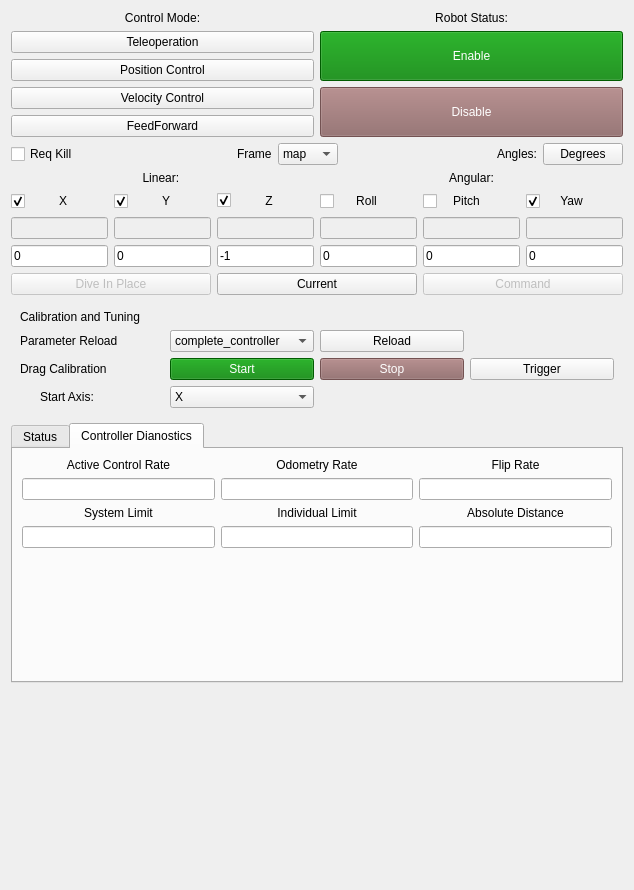
<?xml version="1.0" encoding="UTF-8"?>
<ui version="4.0">
 <class>ControlPanel</class>
 <widget class="QWidget" name="ControlPanel">
  <property name="enabled">
   <bool>true</bool>
  </property>
  <property name="geometry">
   <rect>
    <x>0</x>
    <y>0</y>
    <width>634</width>
    <height>890</height>
   </rect>
  </property>
  <property name="windowTitle">
   <string>Form</string>
  </property>
  <layout class="QVBoxLayout" name="verticalLayout_3">
   <item>
    <layout class="QVBoxLayout" name="layout">
     <item>
      <layout class="QGridLayout" name="control">
       <item row="1" column="0">
        <layout class="QVBoxLayout" name="verticalLayout_2">
         <item>
          <widget class="QPushButton" name="ctrlModeTele">
           <property name="styleSheet">
            <string notr="true">QPushButton:!enabled{background-color: #A3C1DA; font-weight: bold; color: black; border-color: black;}</string>
           </property>
           <property name="text">
            <string>Teleoperation</string>
           </property>
          </widget>
         </item>
         <item>
          <widget class="QPushButton" name="ctrlModePos">
           <property name="enabled">
            <bool>true</bool>
           </property>
           <property name="styleSheet">
            <string notr="true">QPushButton:!enabled{background-color: #A3C1DA; font-weight: bold; color: black; border-color: black;}</string>
           </property>
           <property name="text">
            <string>Position Control</string>
           </property>
          </widget>
         </item>
         <item>
          <widget class="QPushButton" name="ctrlModeVel">
           <property name="styleSheet">
            <string notr="true">QPushButton:!enabled{background-color: #A3C1DA; font-weight: bold; color: black; border-color: black;}</string>
           </property>
           <property name="text">
            <string>Velocity Control</string>
           </property>
          </widget>
         </item>
         <item>
          <widget class="QPushButton" name="ctrlModeFFD">
           <property name="enabled">
            <bool>true</bool>
           </property>
           <property name="styleSheet">
            <string notr="true">QPushButton:!enabled{background-color: #A3C1DA; font-weight: bold; color: black; border-color: black;}</string>
           </property>
           <property name="text">
            <string>FeedForward</string>
           </property>
          </widget>
         </item>
        </layout>
       </item>
       <item row="1" column="1">
        <layout class="QVBoxLayout" name="verticalLayout">
         <item>
          <widget class="QPushButton" name="ctrlEnable">
           <property name="enabled">
            <bool>true</bool>
           </property>
           <property name="sizePolicy">
            <sizepolicy hsizetype="Minimum" vsizetype="Expanding">
             <horstretch>0</horstretch>
             <verstretch>0</verstretch>
            </sizepolicy>
           </property>
           <property name="styleSheet">
            <string notr="true">QPushButton {color: white; background: green;}
QPushButton:!enabled{color: white; background: rgb(100, 130, 110);}</string>
           </property>
           <property name="text">
            <string>Enable</string>
           </property>
          </widget>
         </item>
         <item>
          <widget class="QPushButton" name="ctrlDisable">
           <property name="enabled">
            <bool>false</bool>
           </property>
           <property name="sizePolicy">
            <sizepolicy hsizetype="Minimum" vsizetype="Expanding">
             <horstretch>0</horstretch>
             <verstretch>0</verstretch>
            </sizepolicy>
           </property>
           <property name="styleSheet">
            <string notr="true">QPushButton {color: white; background:red;}

QPushButton:!enabled{color:white; background: rgb(140, 100, 100)}</string>
           </property>
           <property name="text">
            <string>Disable</string>
           </property>
          </widget>
         </item>
        </layout>
       </item>
       <item row="0" column="0">
        <widget class="QLabel" name="label">
         <property name="text">
          <string>Control Mode:</string>
         </property>
         <property name="alignment">
          <set>Qt::AlignCenter</set>
         </property>
        </widget>
       </item>
       <item row="0" column="1">
        <widget class="QLabel" name="label_2">
         <property name="text">
          <string>Robot Status:</string>
         </property>
         <property name="alignment">
          <set>Qt::AlignCenter</set>
         </property>
        </widget>
       </item>
      </layout>
     </item>
     <item>
      <layout class="QHBoxLayout" name="horizontalLayout_3">
       <item>
        <widget class="QCheckBox" name="ctrlRequireKill">
         <property name="text">
          <string>Req Kill</string>
         </property>
        </widget>
       </item>
       <item>
        <spacer name="horizontalSpacer">
         <property name="orientation">
          <enum>Qt::Horizontal</enum>
         </property>
         <property name="sizeHint" stdset="0">
          <size>
           <width>40</width>
           <height>20</height>
          </size>
         </property>
        </spacer>
       </item>
       <item>
        <widget class="QLabel" name="label_11">
         <property name="text">
          <string>Frame</string>
         </property>
        </widget>
       </item>
       <item>
        <widget class="QComboBox" name="ctrlFrame">
         <property name="currentText">
          <string>map</string>
         </property>
         <item>
          <property name="text">
           <string>map</string>
          </property>
         </item>
         <item>
          <property name="text">
           <string>world</string>
          </property>
         </item>
        </widget>
       </item>
       <item>
        <spacer name="horizontalSpacer_9">
         <property name="orientation">
          <enum>Qt::Horizontal</enum>
         </property>
         <property name="sizeHint" stdset="0">
          <size>
           <width>40</width>
           <height>20</height>
          </size>
         </property>
        </spacer>
       </item>
       <item>
        <widget class="QLabel" name="label_3">
         <property name="text">
          <string>Angles:</string>
         </property>
        </widget>
       </item>
       <item>
        <widget class="QPushButton" name="ctrlDegOrRad">
         <property name="text">
          <string>Degrees</string>
         </property>
        </widget>
       </item>
      </layout>
     </item>
     <item>
      <layout class="QVBoxLayout" name="command">
       <item>
        <layout class="QHBoxLayout" name="horizontalLayout">
         <item>
          <widget class="QLabel" name="label_6">
           <property name="text">
            <string>Linear: </string>
           </property>
           <property name="alignment">
            <set>Qt::AlignBottom|Qt::AlignHCenter</set>
           </property>
          </widget>
         </item>
         <item>
          <widget class="QLabel" name="label_7">
           <property name="text">
            <string>Angular:</string>
           </property>
           <property name="alignment">
            <set>Qt::AlignBottom|Qt::AlignHCenter</set>
           </property>
          </widget>
         </item>
        </layout>
       </item>
       <item>
        <layout class="QGridLayout" name="gridLayout_2">
         <item row="2" column="1">
          <widget class="QLineEdit" name="cmdCurrY">
           <property name="enabled">
            <bool>false</bool>
           </property>
           <property name="styleSheet">
            <string notr="true">QLineEdit:!enabled{color: black;};</string>
           </property>
           <property name="text">
            <string/>
           </property>
          </widget>
         </item>
         <item row="3" column="5">
          <widget class="QLineEdit" name="cmdReqYaw">
           <property name="text">
            <string>0</string>
           </property>
          </widget>
         </item>
         <item row="3" column="2">
          <widget class="QLineEdit" name="cmdReqZ">
           <property name="text">
            <string>-1</string>
           </property>
          </widget>
         </item>
         <item row="2" column="2">
          <widget class="QLineEdit" name="cmdCurrZ">
           <property name="enabled">
            <bool>false</bool>
           </property>
           <property name="styleSheet">
            <string notr="true">QLineEdit:!enabled{color: black;};</string>
           </property>
           <property name="text">
            <string/>
           </property>
          </widget>
         </item>
         <item row="0" column="1">
          <layout class="QHBoxLayout" name="horizontalLayout_7">
           <item>
            <widget class="QCheckBox" name="cmdCopyCurrY">
             <property name="sizePolicy">
              <sizepolicy hsizetype="Expanding" vsizetype="Expanding">
               <horstretch>0</horstretch>
               <verstretch>0</verstretch>
              </sizepolicy>
             </property>
             <property name="toolTip">
              <string>Copy Current Value</string>
             </property>
             <property name="text">
              <string/>
             </property>
             <property name="checked">
              <bool>true</bool>
             </property>
            </widget>
           </item>
           <item>
            <widget class="QLabel" name="label_15">
             <property name="text">
              <string>Y</string>
             </property>
             <property name="alignment">
              <set>Qt::AlignCenter</set>
             </property>
            </widget>
           </item>
           <item>
            <spacer name="horizontalSpacer_4">
             <property name="orientation">
              <enum>Qt::Horizontal</enum>
             </property>
             <property name="sizeHint" stdset="0">
              <size>
               <width>40</width>
               <height>20</height>
              </size>
             </property>
            </spacer>
           </item>
          </layout>
         </item>
         <item row="2" column="4">
          <widget class="QLineEdit" name="cmdCurrP">
           <property name="enabled">
            <bool>false</bool>
           </property>
           <property name="styleSheet">
            <string notr="true">QLineEdit:!enabled{color: black;};</string>
           </property>
           <property name="text">
            <string/>
           </property>
          </widget>
         </item>
         <item row="3" column="3">
          <widget class="QLineEdit" name="cmdReqR">
           <property name="text">
            <string>0</string>
           </property>
          </widget>
         </item>
         <item row="3" column="4">
          <widget class="QLineEdit" name="cmdReqP">
           <property name="text">
            <string>0</string>
           </property>
          </widget>
         </item>
         <item row="3" column="1">
          <widget class="QLineEdit" name="cmdReqY">
           <property name="text">
            <string>0</string>
           </property>
          </widget>
         </item>
         <item row="0" column="0">
          <layout class="QHBoxLayout" name="horizontalLayout_6">
           <item>
            <widget class="QCheckBox" name="cmdCopyCurrX">
             <property name="sizePolicy">
              <sizepolicy hsizetype="Expanding" vsizetype="Expanding">
               <horstretch>0</horstretch>
               <verstretch>0</verstretch>
              </sizepolicy>
             </property>
             <property name="toolTip">
              <string>Copy Current Value</string>
             </property>
             <property name="text">
              <string/>
             </property>
             <property name="checked">
              <bool>true</bool>
             </property>
            </widget>
           </item>
           <item>
            <widget class="QLabel" name="label_14">
             <property name="text">
              <string>X</string>
             </property>
             <property name="alignment">
              <set>Qt::AlignCenter</set>
             </property>
            </widget>
           </item>
           <item>
            <spacer name="horizontalSpacer_3">
             <property name="orientation">
              <enum>Qt::Horizontal</enum>
             </property>
             <property name="sizeType">
              <enum>QSizePolicy::Expanding</enum>
             </property>
             <property name="sizeHint" stdset="0">
              <size>
               <width>40</width>
               <height>20</height>
              </size>
             </property>
            </spacer>
           </item>
          </layout>
         </item>
         <item row="3" column="0">
          <widget class="QLineEdit" name="cmdReqX">
           <property name="text">
            <string>0</string>
           </property>
          </widget>
         </item>
         <item row="2" column="3">
          <widget class="QLineEdit" name="cmdCurrR">
           <property name="enabled">
            <bool>false</bool>
           </property>
           <property name="styleSheet">
            <string notr="true">QLineEdit:!enabled{color: black;};</string>
           </property>
           <property name="text">
            <string/>
           </property>
          </widget>
         </item>
         <item row="2" column="0">
          <widget class="QLineEdit" name="cmdCurrX">
           <property name="enabled">
            <bool>false</bool>
           </property>
           <property name="styleSheet">
            <string notr="true">QLineEdit:!enabled{color: black;};</string>
           </property>
           <property name="text">
            <string/>
           </property>
          </widget>
         </item>
         <item row="0" column="3">
          <layout class="QHBoxLayout" name="horizontalLayout_10">
           <item>
            <widget class="QCheckBox" name="cmdCopyCurrRoll">
             <property name="sizePolicy">
              <sizepolicy hsizetype="Expanding" vsizetype="Expanding">
               <horstretch>0</horstretch>
               <verstretch>0</verstretch>
              </sizepolicy>
             </property>
             <property name="toolTip">
              <string>Copy Current Value</string>
             </property>
             <property name="text">
              <string/>
             </property>
             <property name="checked">
              <bool>false</bool>
             </property>
            </widget>
           </item>
           <item>
            <widget class="QLabel" name="label_17">
             <property name="text">
              <string>Roll</string>
             </property>
             <property name="alignment">
              <set>Qt::AlignCenter</set>
             </property>
            </widget>
           </item>
           <item>
            <spacer name="horizontalSpacer_6">
             <property name="orientation">
              <enum>Qt::Horizontal</enum>
             </property>
             <property name="sizeHint" stdset="0">
              <size>
               <width>40</width>
               <height>20</height>
              </size>
             </property>
            </spacer>
           </item>
          </layout>
         </item>
         <item row="0" column="2">
          <layout class="QHBoxLayout" name="horizontalLayout_9">
           <item>
            <widget class="QCheckBox" name="cmdCopyCurrZ">
             <property name="sizePolicy">
              <sizepolicy hsizetype="Expanding" vsizetype="Fixed">
               <horstretch>0</horstretch>
               <verstretch>0</verstretch>
              </sizepolicy>
             </property>
             <property name="toolTip">
              <string>Copy Current Value</string>
             </property>
             <property name="text">
              <string/>
             </property>
             <property name="checked">
              <bool>true</bool>
             </property>
            </widget>
           </item>
           <item>
            <widget class="QLabel" name="label_16">
             <property name="text">
              <string>Z</string>
             </property>
             <property name="alignment">
              <set>Qt::AlignCenter</set>
             </property>
            </widget>
           </item>
           <item>
            <spacer name="horizontalSpacer_5">
             <property name="orientation">
              <enum>Qt::Horizontal</enum>
             </property>
             <property name="sizeHint" stdset="0">
              <size>
               <width>40</width>
               <height>20</height>
              </size>
             </property>
            </spacer>
           </item>
          </layout>
         </item>
         <item row="2" column="5">
          <widget class="QLineEdit" name="cmdCurrYaw">
           <property name="enabled">
            <bool>false</bool>
           </property>
           <property name="styleSheet">
            <string notr="true">QLineEdit:!enabled{color: black;};</string>
           </property>
           <property name="text">
            <string/>
           </property>
          </widget>
         </item>
         <item row="0" column="4">
          <layout class="QHBoxLayout" name="horizontalLayout_11">
           <item>
            <widget class="QCheckBox" name="cmdCopyCurrPitch">
             <property name="sizePolicy">
              <sizepolicy hsizetype="Expanding" vsizetype="Expanding">
               <horstretch>0</horstretch>
               <verstretch>0</verstretch>
              </sizepolicy>
             </property>
             <property name="toolTip">
              <string>Copy Current Value</string>
             </property>
             <property name="text">
              <string/>
             </property>
            </widget>
           </item>
           <item>
            <widget class="QLabel" name="label_18">
             <property name="text">
              <string>Pitch</string>
             </property>
             <property name="alignment">
              <set>Qt::AlignCenter</set>
             </property>
            </widget>
           </item>
           <item>
            <spacer name="horizontalSpacer_7">
             <property name="orientation">
              <enum>Qt::Horizontal</enum>
             </property>
             <property name="sizeHint" stdset="0">
              <size>
               <width>40</width>
               <height>20</height>
              </size>
             </property>
            </spacer>
           </item>
          </layout>
         </item>
         <item row="0" column="5">
          <layout class="QHBoxLayout" name="horizontalLayout_12">
           <item>
            <widget class="QCheckBox" name="cmdCopyCurrYaw">
             <property name="sizePolicy">
              <sizepolicy hsizetype="Expanding" vsizetype="Expanding">
               <horstretch>0</horstretch>
               <verstretch>0</verstretch>
              </sizepolicy>
             </property>
             <property name="toolTip">
              <string>Copy Current Value</string>
             </property>
             <property name="text">
              <string/>
             </property>
             <property name="checked">
              <bool>true</bool>
             </property>
            </widget>
           </item>
           <item>
            <widget class="QLabel" name="label_19">
             <property name="text">
              <string>Yaw</string>
             </property>
             <property name="alignment">
              <set>Qt::AlignCenter</set>
             </property>
            </widget>
           </item>
           <item>
            <spacer name="horizontalSpacer_8">
             <property name="orientation">
              <enum>Qt::Horizontal</enum>
             </property>
             <property name="sizeHint" stdset="0">
              <size>
               <width>40</width>
               <height>20</height>
              </size>
             </property>
            </spacer>
           </item>
          </layout>
         </item>
        </layout>
       </item>
       <item>
        <layout class="QHBoxLayout" name="horizontalLayout_2">
         <item>
          <widget class="QPushButton" name="ctrlDiveInPlace">
           <property name="enabled">
            <bool>false</bool>
           </property>
           <property name="text">
            <string>Dive In Place</string>
           </property>
          </widget>
         </item>
         <item>
          <widget class="QPushButton" name="ctrlFwdCurrent">
           <property name="enabled">
            <bool>true</bool>
           </property>
           <property name="text">
            <string>Current</string>
           </property>
          </widget>
         </item>
         <item>
          <widget class="QPushButton" name="CtrlSendCmd">
           <property name="enabled">
            <bool>false</bool>
           </property>
           <property name="styleSheet">
            <string notr="true"/>
           </property>
           <property name="text">
            <string>Command</string>
           </property>
          </widget>
         </item>
        </layout>
       </item>
      </layout>
     </item>
    </layout>
   </item>
   <item>
    <widget class="QWidget" name="widget" native="true">
     <layout class="QGridLayout" name="gridLayout">
      <item row="2" column="0">
       <widget class="QLabel" name="label_5">
        <property name="text">
         <string>Drag Calibration</string>
        </property>
       </widget>
      </item>
      <item row="2" column="3">
       <widget class="QPushButton" name="dragTrigger">
        <property name="text">
         <string>Trigger</string>
        </property>
       </widget>
      </item>
      <item row="5" column="1">
       <widget class="QComboBox" name="dragCalStartAxis">
        <item>
         <property name="text">
          <string>X</string>
         </property>
        </item>
        <item>
         <property name="text">
          <string>Y</string>
         </property>
        </item>
        <item>
         <property name="text">
          <string>Z</string>
         </property>
        </item>
        <item>
         <property name="text">
          <string>Roll</string>
         </property>
        </item>
        <item>
         <property name="text">
          <string>Pitch</string>
         </property>
        </item>
        <item>
         <property name="text">
          <string>Yaw</string>
         </property>
        </item>
       </widget>
      </item>
      <item row="0" column="0">
       <widget class="QLabel" name="label_4">
        <property name="text">
         <string>Calibration and Tuning</string>
        </property>
       </widget>
      </item>
      <item row="1" column="1">
       <widget class="QPushButton" name="reloadSolver">
        <property name="text">
         <string>Reload Solver</string>
        </property>
       </widget>
      </item>
      <item row="2" column="2">
       <widget class="QPushButton" name="dragStop">
        <property name="enabled">
         <bool>false</bool>
        </property>
        <property name="styleSheet">
         <string notr="true">QPushButton {color: white; background:red;}

QPushButton:!enabled{color:white; background: rgb(140, 100, 100)}</string>
        </property>
        <property name="text">
         <string>Stop</string>
        </property>
       </widget>
      </item>
      <item row="2" column="1">
       <widget class="QPushButton" name="dragStart">
        <property name="styleSheet">
         <string notr="true">QPushButton {color: white; background: green;}
QPushButton:!enabled{color: white; background: rgb(100, 130, 110);}</string>
        </property>
        <property name="text">
         <string>Start</string>
        </property>
       </widget>
      </item>
      <item row="1" column="1">
       <widget class="QComboBox" name="reloadControllerSelect">
        <item>
         <property name="text">
          <string>complete_controller</string>
         </property>
        </item>
        <item>
         <property name="text">
          <string>smc</string>
         </property>
        </item>
        <item>
         <property name="text">
          <string>pid</string>
         </property>
        </item>
        <item>
         <property name="text">
          <string>thruster_solver</string>
         </property>
        </item>
       </widget>
      </item>
      <item row="5" column="0">
       <widget class="QLabel" name="label_9">
        <property name="text">
         <string>Start Axis:</string>
        </property>
        <property name="indent">
         <number>20</number>
        </property>
       </widget>
      </item>
      <item row="1" column="0">
       <widget class="QLabel" name="label_10">
        <property name="text">
         <string>Parameter Reload</string>
        </property>
       </widget>
      </item>
      <item row="1" column="2">
       <widget class="QPushButton" name="reloadActive">
        <property name="text">
         <string>Reload Active</string>
        </property>
       </widget>
      </item>
      <item row="1" column="2">
       <widget class="QPushButton" name="reloadController">
        <property name="text">
         <string>Reload</string>
        </property>
       </widget>
      </item>
     </layout>
    </widget>
   </item>
   <item>
    <widget class="QTabWidget" name="tabWidget">
     <property name="sizePolicy">
      <sizepolicy hsizetype="Expanding" vsizetype="Minimum">
       <horstretch>0</horstretch>
       <verstretch>0</verstretch>
      </sizepolicy>
     </property>
     <property name="currentIndex">
      <number>1</number>
     </property>
     <widget class="QWidget" name="Status">
      <attribute name="title">
       <string>Status</string>
      </attribute>
      <layout class="QGridLayout" name="gridLayout_3">
       <item row="1" column="0">
        <widget class="QTextBrowser" name="calStatus"/>
       </item>
       <item row="0" column="0">
        <widget class="QLabel" name="label_8">
         <property name="text">
          <string>Status:</string>
         </property>
        </widget>
       </item>
      </layout>
     </widget>
     <widget class="QWidget" name="ControllerDiagnostics">
      <property name="sizePolicy">
       <sizepolicy hsizetype="Preferred" vsizetype="Minimum">
        <horstretch>0</horstretch>
        <verstretch>0</verstretch>
       </sizepolicy>
      </property>
      <attribute name="title">
       <string>Controller Dianostics</string>
      </attribute>
      <layout class="QGridLayout" name="gridLayout_4">
       <item row="2" column="1">
        <widget class="QLineEdit" name="OdomDiagnostics">
         <property name="alignment">
          <set>Qt::AlignHCenter|Qt::AlignTop</set>
         </property>
        </widget>
       </item>
       <item row="4" column="1">
        <widget class="QLineEdit" name="ILDiagnostics">
         <property name="alignment">
          <set>Qt::AlignHCenter|Qt::AlignTop</set>
         </property>
        </widget>
       </item>
       <item row="3" column="1">
        <widget class="QLabel" name="label_21">
         <property name="sizePolicy">
          <sizepolicy hsizetype="Preferred" vsizetype="Minimum">
           <horstretch>0</horstretch>
           <verstretch>0</verstretch>
          </sizepolicy>
         </property>
         <property name="text">
          <string>Individual Limit</string>
         </property>
         <property name="alignment">
          <set>Qt::AlignCenter</set>
         </property>
        </widget>
       </item>
       <item row="2" column="0">
        <widget class="QLineEdit" name="ACDiagnostics">
         <property name="alignment">
          <set>Qt::AlignHCenter|Qt::AlignTop</set>
         </property>
        </widget>
       </item>
       <item row="5" column="2">
        <spacer name="verticalSpacer_4">
         <property name="orientation">
          <enum>Qt::Vertical</enum>
         </property>
         <property name="sizeHint" stdset="0">
          <size>
           <width>20</width>
           <height>40</height>
          </size>
         </property>
        </spacer>
       </item>
       <item row="0" column="1">
        <widget class="QLabel" name="label_13">
         <property name="sizePolicy">
          <sizepolicy hsizetype="Preferred" vsizetype="Minimum">
           <horstretch>0</horstretch>
           <verstretch>0</verstretch>
          </sizepolicy>
         </property>
         <property name="text">
          <string>Odometry Rate</string>
         </property>
         <property name="alignment">
          <set>Qt::AlignCenter</set>
         </property>
        </widget>
       </item>
       <item row="2" column="2">
        <widget class="QLineEdit" name="FlipDiagnostics">
         <property name="alignment">
          <set>Qt::AlignHCenter|Qt::AlignTop</set>
         </property>
        </widget>
       </item>
       <item row="4" column="0">
        <widget class="QLineEdit" name="SLDiagnostics">
         <property name="alignment">
          <set>Qt::AlignHCenter|Qt::AlignTop</set>
         </property>
        </widget>
       </item>
       <item row="5" column="0">
        <spacer name="verticalSpacer_2">
         <property name="orientation">
          <enum>Qt::Vertical</enum>
         </property>
         <property name="sizeHint" stdset="0">
          <size>
           <width>20</width>
           <height>40</height>
          </size>
         </property>
        </spacer>
       </item>
       <item row="5" column="1">
        <spacer name="verticalSpacer_3">
         <property name="orientation">
          <enum>Qt::Vertical</enum>
         </property>
         <property name="sizeHint" stdset="0">
          <size>
           <width>20</width>
           <height>40</height>
          </size>
         </property>
        </spacer>
       </item>
       <item row="3" column="0">
        <widget class="QLabel" name="label_20">
         <property name="sizePolicy">
          <sizepolicy hsizetype="Preferred" vsizetype="Minimum">
           <horstretch>0</horstretch>
           <verstretch>0</verstretch>
          </sizepolicy>
         </property>
         <property name="text">
          <string>System Limit</string>
         </property>
         <property name="alignment">
          <set>Qt::AlignCenter</set>
         </property>
        </widget>
       </item>
       <item row="0" column="0">
        <widget class="QLabel" name="label_12">
         <property name="sizePolicy">
          <sizepolicy hsizetype="Preferred" vsizetype="Minimum">
           <horstretch>0</horstretch>
           <verstretch>0</verstretch>
          </sizepolicy>
         </property>
         <property name="text">
          <string>Active Control Rate</string>
         </property>
         <property name="alignment">
          <set>Qt::AlignCenter</set>
         </property>
        </widget>
       </item>
       <item row="0" column="2">
        <widget class="QLabel" name="label_22">
         <property name="sizePolicy">
          <sizepolicy hsizetype="Preferred" vsizetype="Minimum">
           <horstretch>0</horstretch>
           <verstretch>0</verstretch>
          </sizepolicy>
         </property>
         <property name="text">
          <string>Flip Rate</string>
         </property>
         <property name="alignment">
          <set>Qt::AlignCenter</set>
         </property>
        </widget>
       </item>
       <item row="3" column="2">
        <widget class="QLabel" name="label_23">
         <property name="text">
          <string>Absolute Distance</string>
         </property>
         <property name="alignment">
          <set>Qt::AlignCenter</set>
         </property>
        </widget>
       </item>
       <item row="4" column="2">
        <widget class="QLineEdit" name="AbsoluteDistance">
         <property name="alignment">
          <set>Qt::AlignHCenter|Qt::AlignTop</set>
         </property>
        </widget>
       </item>
      </layout>
     </widget>
    </widget>
   </item>
   <item>
    <spacer name="verticalSpacer">
     <property name="orientation">
      <enum>Qt::Vertical</enum>
     </property>
     <property name="sizeHint" stdset="0">
      <size>
       <width>20</width>
       <height>40</height>
      </size>
     </property>
    </spacer>
   </item>
  </layout>
 </widget>
 <tabstops>
  <tabstop>ctrlEnable</tabstop>
  <tabstop>ctrlDisable</tabstop>
  <tabstop>ctrlModeTele</tabstop>
  <tabstop>ctrlModePos</tabstop>
  <tabstop>ctrlModeVel</tabstop>
  <tabstop>ctrlModeFFD</tabstop>
  <tabstop>ctrlRequireKill</tabstop>
  <tabstop>cmdReqX</tabstop>
  <tabstop>cmdReqY</tabstop>
  <tabstop>cmdReqZ</tabstop>
  <tabstop>cmdReqR</tabstop>
  <tabstop>cmdReqP</tabstop>
  <tabstop>cmdReqYaw</tabstop>
  <tabstop>CtrlSendCmd</tabstop>
  <tabstop>ctrlFwdCurrent</tabstop>
  <tabstop>cmdCopyCurrX</tabstop>
  <tabstop>cmdCopyCurrY</tabstop>
  <tabstop>cmdCopyCurrZ</tabstop>
  <tabstop>cmdCopyCurrRoll</tabstop>
  <tabstop>cmdCopyCurrPitch</tabstop>
  <tabstop>cmdCopyCurrYaw</tabstop>
  <tabstop>ctrlDiveInPlace</tabstop>
  <tabstop>cmdCurrX</tabstop>
  <tabstop>cmdCurrY</tabstop>
  <tabstop>cmdCurrZ</tabstop>
  <tabstop>cmdCurrR</tabstop>
  <tabstop>cmdCurrP</tabstop>
  <tabstop>cmdCurrYaw</tabstop>
  <tabstop>ctrlDegOrRad</tabstop>
  <tabstop>dragStart</tabstop>
  <tabstop>dragStop</tabstop>
  <tabstop>dragTrigger</tabstop>
  <tabstop>dragCalStartAxis</tabstop>
 </tabstops>
 <resources/>
 <connections/>
</ui>
